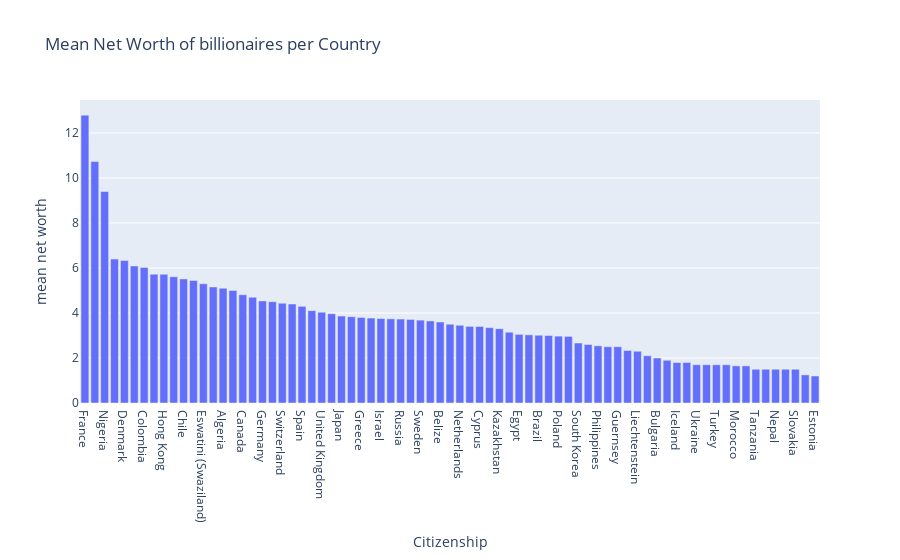

Notebook cell for this chart:
### Code cell
# bar graph

fig = px.bar(country_networth_avg, x='Citizenship', y='mean net worth', title='Mean Net Worth of billionaires per Country')

iplot(fig)

### Figure 1 — Plotly figure (JSON) as saved in the notebook; plotly's stock layout.template omitted (floating-point values rounded to 4 significant figures)
{"data": [{"alignmentgroup": "True", "hovertemplate": "Citizenship=%{x}<br>mean net worth=%{y}<extra></extra>", "legendgroup": "", "marker": {"color": "#636efa", "pattern": {"shape": ""}}, "name": "", "offsetgroup": "", "orientation": "v", "showlegend": false, "textposition": "auto", "type": "bar", "x": ["France", "Mexico", "Nigeria", "United States", "Denmark", "Ireland", "Colombia", "United Arab Emirates", "Hong Kong", "Austria", "Chile", "Czechia", "Eswatini (Swaziland)", "India", "Algeria", "South Africa", "Canada", "Portugal", "Germany", "Australia", "Switzerland", "New Zealand", "Spain", "Singapore", "United Kingdom", "Belgium", "Japan", "Indonesia", "Greece", "Monaco", "Israel", "Italy", "Russia", "Malaysia", "Sweden", "China", "Belize", "Venezuela", "Netherlands", "Thailand", "Cyprus", "Georgia", "Kazakhstan", "Norway", "Egypt", "Vietnam", "Brazil", "Zimbabwe", "Poland", "Taiwan", "South Korea", "Peru", "Philippines", "Oman", "Guernsey", "Argentina", "Liechtenstein", "Lebanon", "Bulgaria", "Macau", "Iceland", "Finland", "Ukraine", "Barbados", "Turkey", "Romania", "Morocco", "Qatar", "Tanzania", "Uruguay", "Nepal", "St. Kitts and Nevis", "Slovakia", "Hungary", "Estonia"], "xaxis": "x", "y": [12.79, 10.73, 9.4, 6.396, 6.333, 6.089, 6.025, 5.725, 5.722, 5.609, 5.514, 5.444, 5.3, 5.158, 5.1, 5.0, 4.809, 4.7, 4.537, 4.502, 4.437, 4.4, 4.296, 4.104, 4.035, 3.967, 3.862, 3.837, 3.8, 3.775, 3.753, 3.74, 3.731, 3.712, 3.682, 3.646, 3.6, 3.5, 3.455, 3.404, 3.4, 3.35, 3.3, 3.146, 3.05, 3.029, 3.011, 3.0, 2.971, 2.959, 2.666, 2.6, 2.541, 2.5, 2.5, 2.333, 2.3, 2.1, 2.0, 1.9, 1.8, 1.8, 1.7, 1.7, 1.7, 1.7, 1.65, 1.65, 1.5, 1.5, 1.5, 1.5, 1.5, 1.25, 1.2], "yaxis": "y"}], "layout": {"barmode": "relative", "legend": {"tracegroupgap": 0}, "title": {"text": "Mean Net Worth of billionaires per Country"}, "xaxis": {"anchor": "y", "domain": [0.0, 1.0], "title": {"text": "Citizenship"}}, "yaxis": {"anchor": "x", "domain": [0.0, 1.0], "title": {"text": "mean net worth"}}}}
